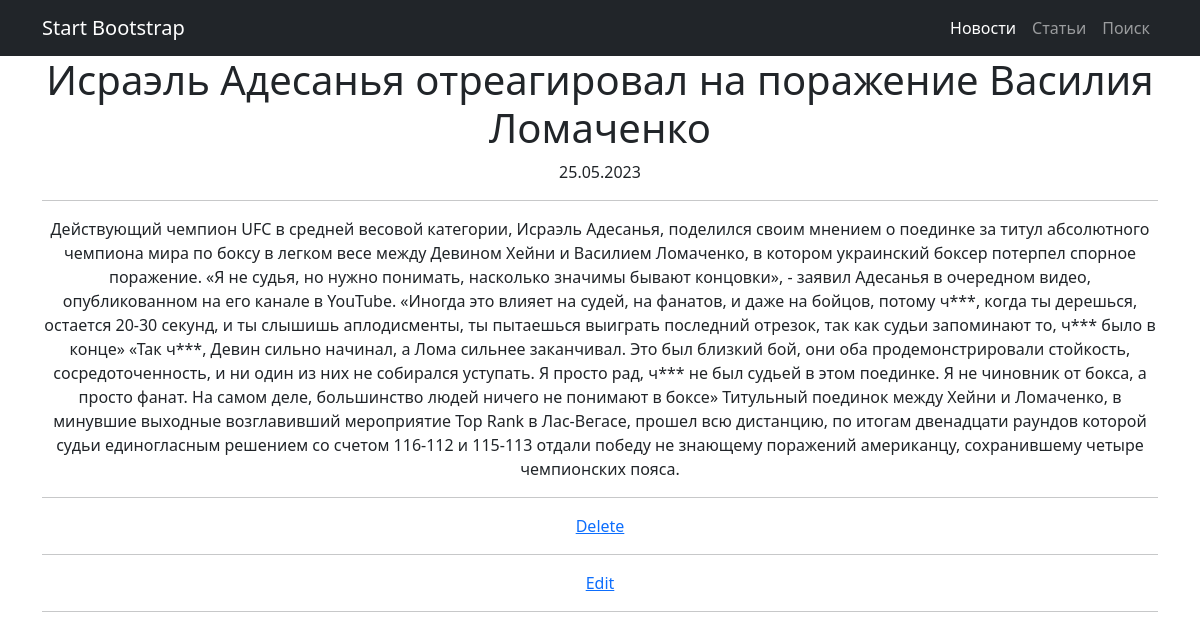
/newsline/news/16, run on the app's committed database.
### News/models.py (models this page shows, shortened)
class Post(models.Model):
    post_author = models.ForeignKey(Author, on_delete=models.CASCADE)
    NEWS = 'NW'
    POST = 'PO'
    CATEGORY_POST = ((NEWS, 'Новость'), (POST, 'Статья'))
    category = models.CharField(max_length=2, choices=CATEGORY_POST, default=POST)
    time_in = models.DateTimeField(auto_now_add=True)
    post_cat = models.ManyToManyField(Category, through='PostCategory')
    title = models.CharField(max_length=128)
    text = models.TextField()
    rating = models.IntegerField(default=0)

### News/views.py (the view)
# urls.py: path('news/<int:pk>', NewsDetail.as_view(), name='news_detail',),
class NewsDetail(DetailView):
    model = Post
    template_name = 'sing_nw.html'
    context_object_name = 'post'

### News/templatetags/custom_filters.py (called while the page is built)
@register.filter()
def censor(text):
   c_text = text.lower().split()
   for word in c_text:
      if word in cens_words:
         text = text.replace(word, f'{word[0] + len(word) * "*"}')
   return text

### templates/sing_nw.html (shortened to what this page needs)
{% extends 'flatpages/default.html' %}
{% load custom_filters %}
{% block content %}
<h1>{{ post.title }}</h1>
{{ post.time_in|date:"d.m.Y" }}
<hr>{{ post.text|censor }}<hr>
<a href="{{ post.id }}/delete/">Delete</a><hr>
<a href="{{ post.id }}/edit/">Edit</a><hr>
{% endblock content %}

### data on the page
Post: title "Исраэль Адесанья отреагировал на поражение Василия Ломаченко", time_in "25.05.2023", text|censor "Действующий чемпион UFC в средней весовой категории, Исраэль Адесанья, поделился своим мнением о поединке за титул абсолютного чемпиона мира по боксу в легком весе между Девином Хейни и Василием Ломаченко, в котором украинский боксер потерпел спорное поражение. «Я не судья, но нужно понимать, насколько значимы бывают концовки», - заявил Адесанья в очередном видео, опубликованном на его канале в YouTube. «Иногда это влияет на судей, на фанатов, и даже на бойцов, потому ч***, когда ты дерешься, остается 20-30 секунд, и ты слышишь аплодисменты, ты пытаешься выиграть последний отрезок, так как судьи запоминают то, ч*** было в конце» «Так ч***, Девин сильно начинал, а Лома сильнее заканчивал.…"
